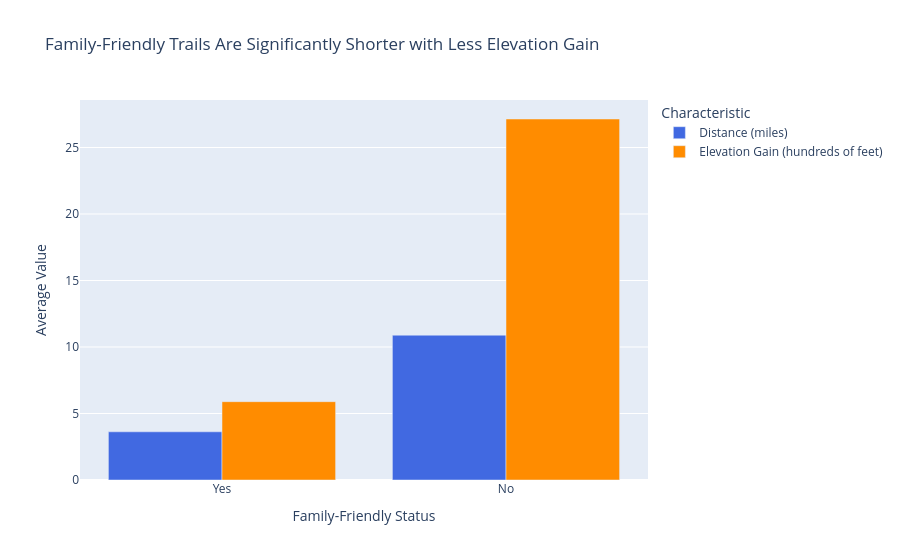

Here is the notebook cell this chart was saved with:
### Code cell
# Chart 2: Grouped bar chart comparing family-friendly vs non-family-friendly trails
df_family = df.dropna(subset=['Family_Friendly_Clean', 'Distance_Numeric', 'Elevation_Gain_Numeric'])

# Calculate averages for the chart
family_avg = df_family.groupby('Family_Friendly_Clean')[['Distance_Numeric', 'Elevation_Gain_Numeric']].mean().reset_index()

# Reshape data for grouped bar chart
family_melted = family_avg.melt(
    id_vars='Family_Friendly_Clean',
    value_vars=['Distance_Numeric', 'Elevation_Gain_Numeric'],
    var_name='Characteristic',
    value_name='Value'
)

# Rename for better display
family_melted['Characteristic'] = family_melted['Characteristic'].map({
    'Distance_Numeric': 'Distance (miles)',
    'Elevation_Gain_Numeric': 'Elevation Gain (hundreds of feet)'
})

# Scale elevation gain by 100 for visual comparison with distance
family_melted.loc[family_melted['Characteristic'] == 'Elevation Gain (hundreds of feet)', 'Value'] /= 100

fig2 = px.bar(
    family_melted,
    x='Family_Friendly_Clean',
    y='Value',
    color='Characteristic',
    barmode='group',
    title='Family-Friendly Trails Are Significantly Shorter with Less Elevation Gain',
    labels={
        'Value': 'Average Value',
        'Family_Friendly_Clean': 'Trail Type'
    },
    color_discrete_map={
        'Distance (miles)': '#4169E1',
        'Elevation Gain (hundreds of feet)': '#FF8C00'
    },
    category_orders={'Family_Friendly_Clean': ['Yes', 'No']}
)

fig2.update_layout(
    xaxis_title='Family-Friendly Status',
    yaxis_title='Average Value',
    font=dict(size=12),
    legend_title='Characteristic'
)

fig2.show()

# Save chart as PNG
try:
    fig2.write_image('chart2_family_friendly_comparison.png')
    print("✓ Chart saved as: chart2_family_friendly_comparison.png")
except Exception as e:
    print(f"⚠️  Could not save chart as PNG: {e}")
    print("To save manually: Hover over chart → Click camera icon → Save")

### Figure 1 — Plotly figure (JSON) as saved in the notebook; plotly's stock layout.template omitted (floating-point values rounded to 4 significant figures)
{"data": [{"alignmentgroup": "True", "hovertemplate": "Characteristic=Distance (miles)<br>Trail Type=%{x}<br>Average Value=%{y}<extra></extra>", "legendgroup": "Distance (miles)", "marker": {"color": "#4169E1", "pattern": {"shape": ""}}, "name": "Distance (miles)", "offsetgroup": "Distance (miles)", "orientation": "v", "showlegend": true, "textposition": "auto", "type": "bar", "x": ["No", "Yes"], "xaxis": "x", "y": [10.89, 3.623], "yaxis": "y"}, {"alignmentgroup": "True", "hovertemplate": "Characteristic=Elevation Gain (hundreds of feet)<br>Trail Type=%{x}<br>Average Value=%{y}<extra></extra>", "legendgroup": "Elevation Gain (hundreds of feet)", "marker": {"color": "#FF8C00", "pattern": {"shape": ""}}, "name": "Elevation Gain (hundreds of feet)", "offsetgroup": "Elevation Gain (hundreds of feet)", "orientation": "v", "showlegend": true, "textposition": "auto", "type": "bar", "x": ["No", "Yes"], "xaxis": "x", "y": [27.14, 5.889], "yaxis": "y"}], "layout": {"barmode": "group", "font": {"size": 12}, "legend": {"title": {"text": "Characteristic"}, "tracegroupgap": 0}, "title": {"text": "Family-Friendly Trails Are Significantly Shorter with Less Elevation Gain"}, "xaxis": {"anchor": "y", "categoryarray": ["Yes", "No"], "categoryorder": "array", "domain": [0.0, 1.0], "title": {"text": "Family-Friendly Status"}}, "yaxis": {"anchor": "x", "domain": [0.0, 1.0], "title": {"text": "Average Value"}}}}
